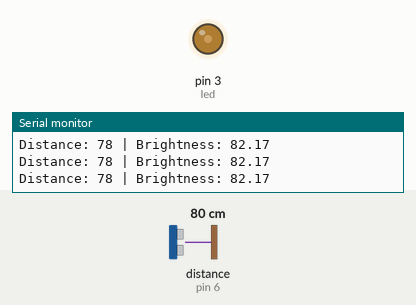
Recording of a sketch running on a simulated Arduino Uno, built with avr-gcc and run on an emulated ATmega328P. Parts: output pins drawn as LEDs (lit = HIGH), the last lines printed to the serial monitor. Wiring (inferred from the names in the program): ultrasonic range finder: trigger pin 5; echo pin 6. The test bench sets the inputs (shaded band); at power-on: distance to the obstacle (sensor on pin 6) 80 cm. The echo pulse lasts 58.3 µs per cm; pins used as bus, display or sensor lines are not drawn.

Above: at 1.2 s.
1.3 s: distance to the obstacle (sensor on pin 6) set to 2 cm
At 2.5 s:
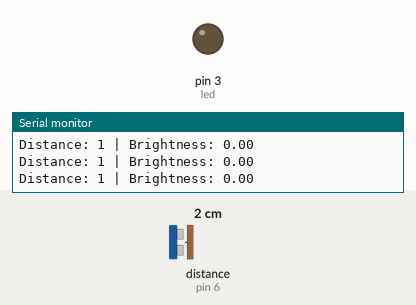
2.8 s: distance to the obstacle (sensor on pin 6) set to 18 cm
5.8 s: distance to the obstacle (sensor on pin 6) set to 24 cm
At 6.7 s:
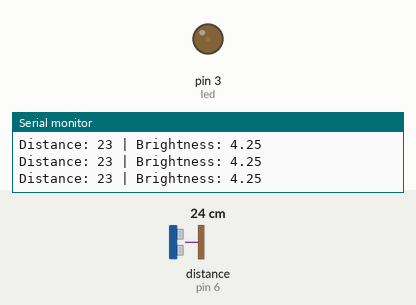
7.3 s: distance to the obstacle (sensor on pin 6) set to 120 cm
At 8.3 s:
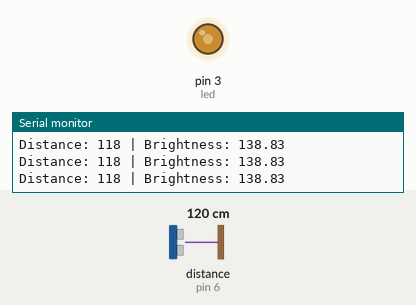
8.8 s: distance to the obstacle (sensor on pin 6) set to 203 cm
At 9.3 s:
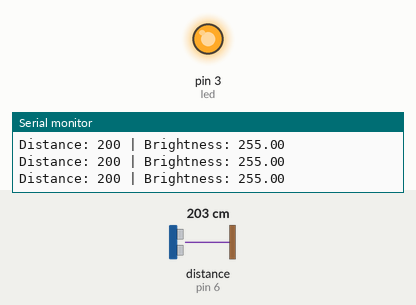
10.3 s: distance to the obstacle (sensor on pin 6) set to 4 cm
At 11.4 s:
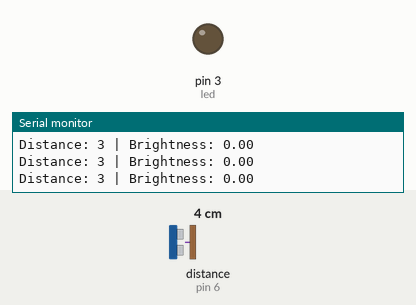
Timing chart, 0 to 12.8 s (numbered marks = the images above; inputs shaded):
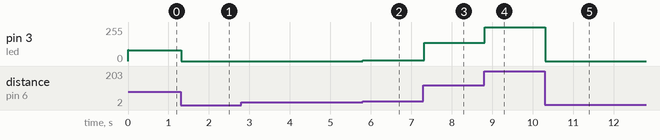

The sketch:

magnificent_wolt1.ino
```cpp
// C++ code
//
int led = 3;
int trig = 5;
int echo = 6;
float input = 0;

float myMap(int in, int inmin,int inmax, int oumin, int oumax) {
  return (float) (in-inmin)*(oumax-oumin)/(inmax-inmin)+oumin;
}
void setup()
{
  pinMode(led, OUTPUT);
  pinMode(trig, OUTPUT);
  pinMode(echo, INPUT);
  Serial.begin(9600);
}

void loop()
{
  digitalWrite(trig, LOW);
  delayMicroseconds(10);
  digitalWrite(trig, HIGH);
  delayMicroseconds(10);
  digitalWrite(trig, LOW);

  int duration = pulseIn(echo, HIGH);
  int distance = duration * 0.034 / 2;
  if(distance <= 200 && distance >= 20) {
  input = myMap(distance, 20, 200, 0, 255);
  analogWrite(led, input);
  }
  else {
    input = 0;
    analogWrite(led, input);
  }
  Serial.print("Distance: ");
  Serial.print(distance);
  Serial.print(" | Brightness: ");
  Serial.println(input);
}
```

Measured:
- after the input at 1.3 s, pin 3 (led): 82/255 → 0/255 at once
- after the input at 5.8 s, pin 3 (led): 0/255 → 4/255 at once
- after the input at 7.3 s, pin 3 (led): 4/255 → 138/255 at once
- after the input at 8.8 s, pin 3 (led): 138/255 → 255/255 at once
- after the input at 10.3 s, pin 3 (led): 255/255 → 0/255 at once
